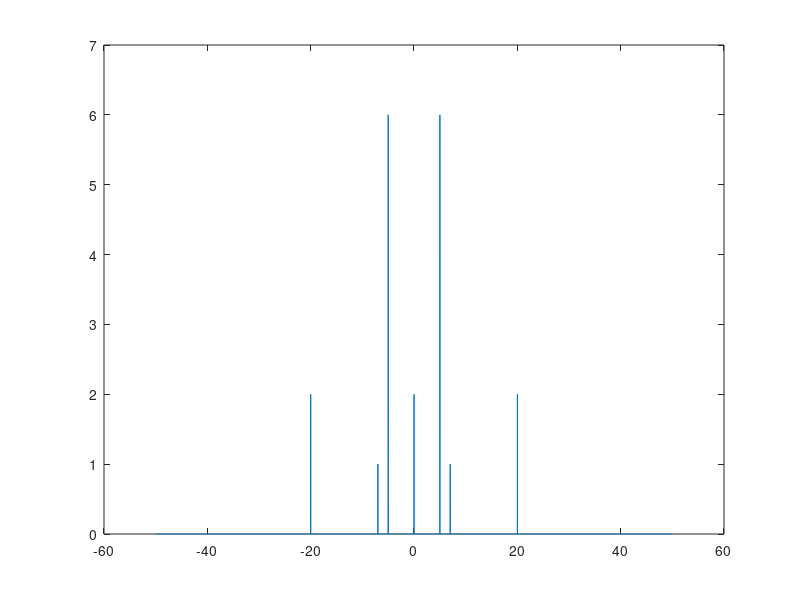
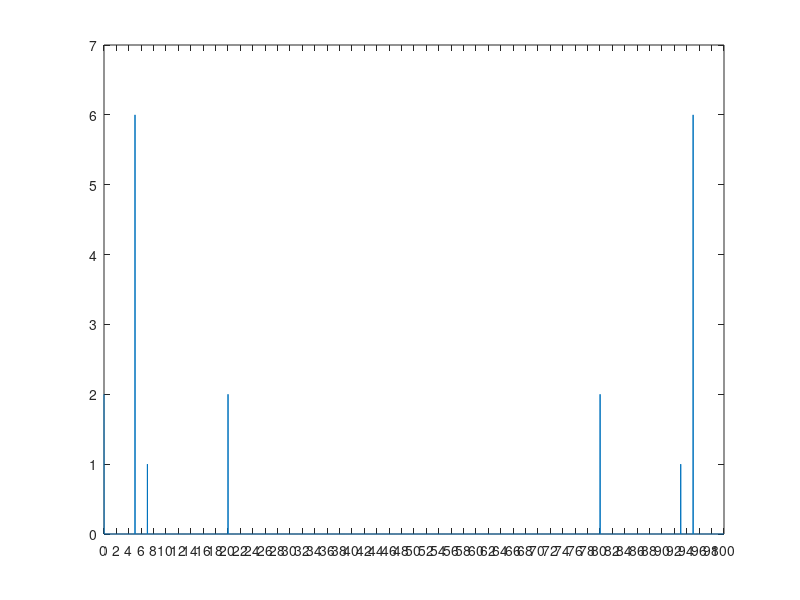

The MATLAB script that drew these images, in order:
fs = 100;
dt = 1 / fs;
f1 = 20;
f2 = 5;
f3 = 7;
amp1 = 4;
amp2 = 12;
amp3 = 2;

N = 5000;
t = 0:dt:N-dt;

signal = amp1*cos(2*pi*f1*t) + amp2*cos(2*pi*f2*t)+ amp3*cos(2*pi*f3*t) + 2;
fft_signal = fft(signal,N) / N;
fft_amp = abs(fft_signal);

df = fs / N;
faxis1 = linspace(-fs/2,fs/2,N);
faxis2 = linspace(0,fs,N);
figure();
plot(faxis1, fftshift(fft_amp));
figure();
plot(faxis2, fft_amp);
xticks([-100:2:100]);